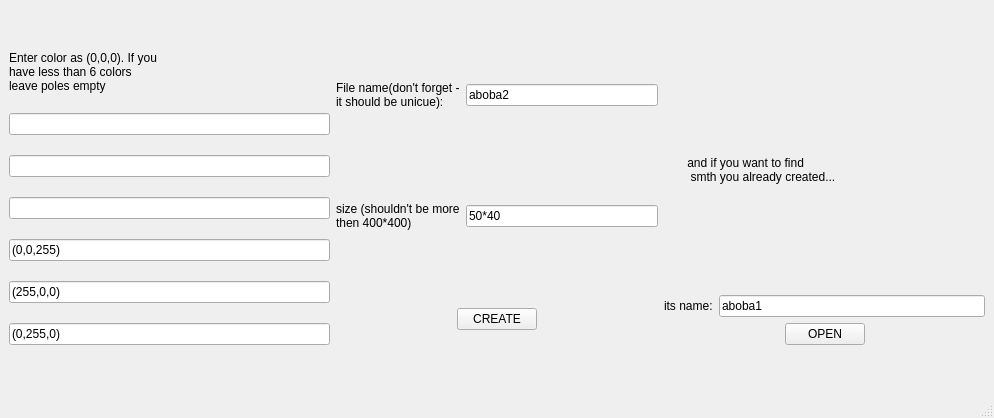
<?xml version="1.0" encoding="UTF-8"?>
<ui version="4.0">
 <class>MapGeneration</class>
 <widget class="QMainWindow" name="MapGeneration">
  <property name="geometry">
   <rect>
    <x>0</x>
    <y>0</y>
    <width>994</width>
    <height>418</height>
   </rect>
  </property>
  <property name="windowTitle">
   <string>MainWindow</string>
  </property>
  <widget class="QWidget" name="centralwidget">
   <layout class="QGridLayout" name="gridLayout">
    <item row="0" column="0" rowspan="3">
     <layout class="QVBoxLayout" name="verticalLayout">
      <item>
       <widget class="QLabel" name="label">
        <property name="text">
         <string>Enter color as (0,0,0). If you
have less than 6 colors
leave poles empty</string>
        </property>
       </widget>
      </item>
      <item>
       <spacer name="verticalSpacer">
        <property name="orientation">
         <enum>Qt::Vertical</enum>
        </property>
        <property name="sizeHint" stdset="0">
         <size>
          <width>20</width>
          <height>40</height>
         </size>
        </property>
       </spacer>
      </item>
      <item>
       <widget class="QLineEdit" name="color1"/>
      </item>
      <item>
       <spacer name="verticalSpacer_2">
        <property name="orientation">
         <enum>Qt::Vertical</enum>
        </property>
        <property name="sizeHint" stdset="0">
         <size>
          <width>20</width>
          <height>40</height>
         </size>
        </property>
       </spacer>
      </item>
      <item>
       <widget class="QLineEdit" name="color2"/>
      </item>
      <item>
       <spacer name="verticalSpacer_3">
        <property name="orientation">
         <enum>Qt::Vertical</enum>
        </property>
        <property name="sizeHint" stdset="0">
         <size>
          <width>20</width>
          <height>40</height>
         </size>
        </property>
       </spacer>
      </item>
      <item>
       <widget class="QLineEdit" name="color3"/>
      </item>
      <item>
       <spacer name="verticalSpacer_4">
        <property name="orientation">
         <enum>Qt::Vertical</enum>
        </property>
        <property name="sizeHint" stdset="0">
         <size>
          <width>20</width>
          <height>40</height>
         </size>
        </property>
       </spacer>
      </item>
      <item>
       <widget class="QLineEdit" name="color4">
        <property name="text">
         <string>(0,0,255)</string>
        </property>
       </widget>
      </item>
      <item>
       <spacer name="verticalSpacer_5">
        <property name="orientation">
         <enum>Qt::Vertical</enum>
        </property>
        <property name="sizeHint" stdset="0">
         <size>
          <width>20</width>
          <height>40</height>
         </size>
        </property>
       </spacer>
      </item>
      <item>
       <widget class="QLineEdit" name="color5">
        <property name="text">
         <string>(255,0,0)</string>
        </property>
       </widget>
      </item>
      <item>
       <spacer name="verticalSpacer_6">
        <property name="orientation">
         <enum>Qt::Vertical</enum>
        </property>
        <property name="sizeHint" stdset="0">
         <size>
          <width>20</width>
          <height>40</height>
         </size>
        </property>
       </spacer>
      </item>
      <item>
       <widget class="QLineEdit" name="color6">
        <property name="text">
         <string>(0,255,0)</string>
        </property>
       </widget>
      </item>
     </layout>
    </item>
    <item row="0" column="1">
     <layout class="QHBoxLayout" name="horizontalLayout">
      <item>
       <widget class="QLabel" name="label_2">
        <property name="text">
         <string>File name(don't forget -
it should be unicue):</string>
        </property>
       </widget>
      </item>
      <item>
       <widget class="QLineEdit" name="filename">
        <property name="text">
         <string>aboba2</string>
        </property>
       </widget>
      </item>
     </layout>
    </item>
    <item row="0" column="2" rowspan="3">
     <layout class="QVBoxLayout" name="verticalLayout_2">
      <item>
       <widget class="QLabel" name="label_4">
        <property name="text">
         <string>       and if you want to find
        smth you already created...</string>
        </property>
       </widget>
      </item>
      <item>
       <layout class="QHBoxLayout" name="horizontalLayout_4">
        <item>
         <widget class="QLabel" name="label_5">
          <property name="text">
           <string>its name:</string>
          </property>
         </widget>
        </item>
        <item>
         <widget class="QLineEdit" name="name_db">
          <property name="text">
           <string>aboba1</string>
          </property>
         </widget>
        </item>
       </layout>
      </item>
      <item>
       <layout class="QHBoxLayout" name="horizontalLayout_5">
        <item>
         <spacer name="horizontalSpacer">
          <property name="orientation">
           <enum>Qt::Horizontal</enum>
          </property>
          <property name="sizeHint" stdset="0">
           <size>
            <width>40</width>
            <height>20</height>
           </size>
          </property>
         </spacer>
        </item>
        <item>
         <widget class="QPushButton" name="open_b">
          <property name="text">
           <string>OPEN</string>
          </property>
         </widget>
        </item>
        <item>
         <spacer name="horizontalSpacer_2">
          <property name="orientation">
           <enum>Qt::Horizontal</enum>
          </property>
          <property name="sizeHint" stdset="0">
           <size>
            <width>40</width>
            <height>20</height>
           </size>
          </property>
         </spacer>
        </item>
       </layout>
      </item>
     </layout>
    </item>
    <item row="1" column="1">
     <layout class="QHBoxLayout" name="horizontalLayout_3">
      <item>
       <widget class="QLabel" name="label_3">
        <property name="text">
         <string>size (shouldn't be more
then 400*400)</string>
        </property>
       </widget>
      </item>
      <item>
       <widget class="QLineEdit" name="size">
        <property name="text">
         <string>50*40</string>
        </property>
       </widget>
      </item>
     </layout>
    </item>
    <item row="2" column="1">
     <layout class="QHBoxLayout" name="horizontalLayout_2">
      <item>
       <spacer name="horizontalSpacer_3">
        <property name="orientation">
         <enum>Qt::Horizontal</enum>
        </property>
        <property name="sizeHint" stdset="0">
         <size>
          <width>40</width>
          <height>20</height>
         </size>
        </property>
       </spacer>
      </item>
      <item>
       <widget class="QPushButton" name="create">
        <property name="text">
         <string>CREATE</string>
        </property>
       </widget>
      </item>
      <item>
       <spacer name="horizontalSpacer_4">
        <property name="orientation">
         <enum>Qt::Horizontal</enum>
        </property>
        <property name="sizeHint" stdset="0">
         <size>
          <width>40</width>
          <height>20</height>
         </size>
        </property>
       </spacer>
      </item>
     </layout>
    </item>
   </layout>
  </widget>
  <widget class="QStatusBar" name="statusbar"/>
 </widget>
 <resources/>
 <connections/>
</ui>
